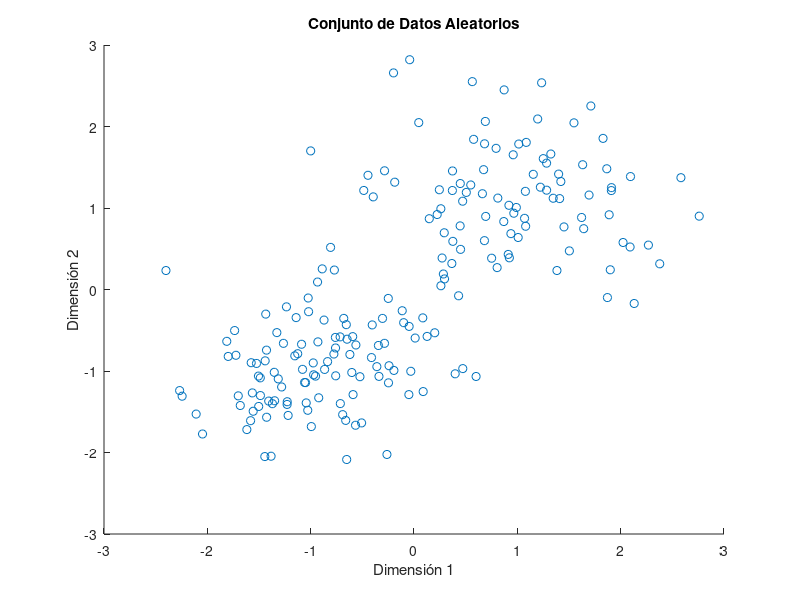

MATLAB code to generate this figure: (Note: this script raises an error after producing the figure.)
% Mean Shift Clustering

% Generación de Datos Aleatorios
rng(1); % Fijar la semilla para reproducibilidad
data = [randn(100,2)*0.75 + ones(100,2);   % Datos del Clúster 1 (centrado en [1, 1])
        randn(100,2)*0.5 - ones(100,2)];  % Datos del Clúster 2 (centrado en [-1, -1])

% Visualización de Datos (ANTES del Clustering)
figure;
scatter(data(:,1), data(:,2));  
title('Conjunto de Datos Aleatorios');
xlabel('Dimensión 1');
ylabel('Dimensión 2');

% Aplicación de Mean Shift
bandwidth = 1.0;  % Parámetro de ancho de banda (radio de búsqueda)
[cluster_centers, assignments] = MeanShiftCluster(data, bandwidth);

% Visualización de Resultados (DESPUÉS del Clustering)
figure;
gscatter(data(:,1), data(:,2), assignments);  % Colorea los puntos según su clúster
hold on;
plot(cluster_centers(:,1), cluster_centers(:,2), 'kx', 'MarkerSize', 15, 'LineWidth', 3); % Marca los centroides
title('Resultados de Mean Shift Clustering');
xlabel('Dimensión 1');
ylabel('Dimensión 2');
legend({'Cluster 1', 'Cluster 2', 'Centroides'}); % Leyenda para los elementos del gráfico
hold off;

% Función MeanShiftCluster
function [cluster_centers, assignments] = MeanShiftCluster(data, bandwidth)
    [n, ~] = size(data);
    cluster_centers = [];  % Inicialmente vacío
    assignments = zeros(n, 1);
    
    for i = 1:n
        x = data(i, :);    % Punto actual a analizar
        while true
            distances = sqrt(sum((data - x).^2, 2));  % Distancias a todos los puntos
            within_bandwidth = distances <= bandwidth; % Puntos dentro del radio
            new_center = mean(data(within_bandwidth, :), 1); % Nueva media
            
            % Condición de parada: el centro ya no se mueve significativamente
            if norm(new_center - x) < 1e-5
                break; 
            end
            x = new_center;  % Actualizar el centro
        end
        
        % Asignar el punto al clúster correspondiente
        if isempty(cluster_centers) || ~ismember(x, cluster_centers, 'rows')
            cluster_centers = [cluster_centers; x]; % Agregar nuevo centro
        end
        [~, cluster_index] = ismember(x, cluster_centers, 'rows');
        assignments(i) = cluster_index;
    end
end